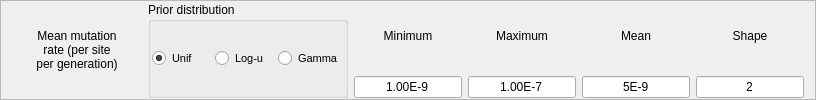
         <widget class="QFrame" name="mmrFrame">
          <property name="maximumSize">
           <size>
            <width>16777215</width>
            <height>100</height>
           </size>
          </property>
          <property name="frameShape">
           <enum>QFrame::StyledPanel</enum>
          </property>
          <property name="frameShadow">
           <enum>QFrame::Raised</enum>
          </property>
          <layout class="QHBoxLayout" name="horizontalLayout_7">
           <property name="topMargin">
            <number>1</number>
           </property>
           <property name="bottomMargin">
            <number>1</number>
           </property>
           <item>
            <widget class="QLabel" name="mmrLabel">
             <property name="minimumSize">
              <size>
               <width>130</width>
               <height>0</height>
              </size>
             </property>
             <property name="maximumSize">
              <size>
               <width>130</width>
               <height>16777215</height>
              </size>
             </property>
             <property name="font">
              <font>
               <pointsize>9</pointsize>
              </font>
             </property>
             <property name="text">
              <string>Mean mutation
rate (per site
per generation)</string>
             </property>
             <property name="alignment">
              <set>Qt::AlignCenter</set>
             </property>
            </widget>
           </item>
           <item>
            <widget class="QGroupBox" name="groupBox_4">
             <property name="minimumSize">
              <size>
               <width>200</width>
               <height>0</height>
              </size>
             </property>
             <property name="maximumSize">
              <size>
               <width>200</width>
               <height>16777215</height>
              </size>
             </property>
             <property name="title">
              <string>Prior distribution</string>
             </property>
             <layout class="QHBoxLayout" name="horizontalLayout_8">
              <property name="spacing">
               <number>1</number>
              </property>
              <property name="leftMargin">
               <number>1</number>
              </property>
              <property name="rightMargin">
               <number>1</number>
              </property>
              <item>
               <widget class="QRadioButton" name="mmrUnifRadio">
                <property name="font">
                 <font>
                  <pointsize>8</pointsize>
                 </font>
                </property>
                <property name="text">
                 <string>Unif</string>
                </property>
                <property name="checked">
                 <bool>true</bool>
                </property>
               </widget>
              </item>
              <item>
               <widget class="QRadioButton" name="mmrLogRadio">
                <property name="font">
                 <font>
                  <pointsize>8</pointsize>
                 </font>
                </property>
                <property name="text">
                 <string>Log-u</string>
                </property>
                <property name="checked">
                 <bool>false</bool>
                </property>
               </widget>
              </item>
              <item>
               <widget class="QRadioButton" name="mmrGammaRadio">
                <property name="font">
                 <font>
                  <pointsize>8</pointsize>
                 </font>
                </property>
                <property name="text">
                 <string>Gamma</string>
                </property>
               </widget>
              </item>
             </layout>
            </widget>
           </item>
           <item>
            <layout class="QVBoxLayout" name="verticalLayout_14">
             <item>
              <widget class="QLabel" name="label_19">
               <property name="maximumSize">
                <size>
                 <width>16777215</width>
                 <height>16777215</height>
                </size>
               </property>
               <property name="text">
                <string>Minimum</string>
               </property>
               <property name="alignment">
                <set>Qt::AlignCenter</set>
               </property>
              </widget>
             </item>
             <item>
              <widget class="QLineEdit" name="mmrMinEdit">
               <property name="maximumSize">
                <size>
                 <width>16777215</width>
                 <height>16777215</height>
                </size>
               </property>
               <property name="text">
                <string>1.00E-9</string>
               </property>
               <property name="alignment">
                <set>Qt::AlignCenter</set>
               </property>
              </widget>
             </item>
            </layout>
           </item>
           <item>
            <layout class="QVBoxLayout" name="verticalLayout_15">
             <item>
              <widget class="QLabel" name="label_20">
               <property name="maximumSize">
                <size>
                 <width>16777215</width>
                 <height>16777215</height>
                </size>
               </property>
               <property name="text">
                <string>Maximum</string>
               </property>
               <property name="alignment">
                <set>Qt::AlignCenter</set>
               </property>
              </widget>
             </item>
             <item>
              <widget class="QLineEdit" name="mmrMaxEdit">
               <property name="maximumSize">
                <size>
                 <width>16777215</width>
                 <height>16777215</height>
                </size>
               </property>
               <property name="text">
                <string>1.00E-7</string>
               </property>
               <property name="alignment">
                <set>Qt::AlignCenter</set>
               </property>
              </widget>
             </item>
            </layout>
           </item>
           <item>
            <layout class="QVBoxLayout" name="verticalLayout_16">
             <item>
              <widget class="QLabel" name="label_21">
               <property name="maximumSize">
                <size>
                 <width>16777215</width>
                 <height>16777215</height>
                </size>
               </property>
               <property name="text">
                <string>Mean</string>
               </property>
               <property name="alignment">
                <set>Qt::AlignCenter</set>
               </property>
              </widget>
             </item>
             <item>
              <widget class="QLineEdit" name="mmrMeanEdit">
               <property name="maximumSize">
                <size>
                 <width>16777215</width>
                 <height>16777215</height>
                </size>
               </property>
               <property name="text">
                <string>5E-9</string>
               </property>
               <property name="alignment">
                <set>Qt::AlignCenter</set>
               </property>
              </widget>
             </item>
            </layout>
           </item>
           <item>
            <layout class="QVBoxLayout" name="verticalLayout_17">
             <item>
              <widget class="QLabel" name="label_22">
               <property name="maximumSize">
                <size>
                 <width>16777215</width>
                 <height>16777215</height>
                </size>
               </property>
               <property name="text">
                <string>Shape</string>
               </property>
               <property name="alignment">
                <set>Qt::AlignCenter</set>
               </property>
              </widget>
             </item>
             <item>
              <widget class="QLineEdit" name="mmrShapeEdit">
               <property name="maximumSize">
                <size>
                 <width>16777215</width>
                 <height>16777215</height>
                </size>
               </property>
               <property name="text">
                <string>2</string>
               </property>
               <property name="alignment">
                <set>Qt::AlignCenter</set>
               </property>
              </widget>
             </item>
            </layout>
           </item>
          </layout>
         </widget>
